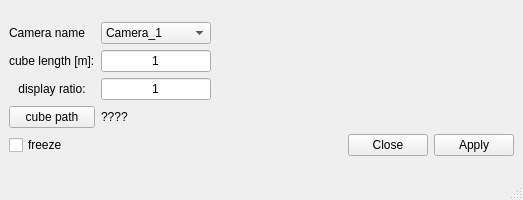
<?xml version="1.0" encoding="UTF-8"?>
<ui version="4.0">
 <class>MainWindow</class>
 <widget class="QMainWindow" name="MainWindow">
  <property name="geometry">
   <rect>
    <x>0</x>
    <y>0</y>
    <width>523</width>
    <height>200</height>
   </rect>
  </property>
  <property name="maximumSize">
   <size>
    <width>99999</width>
    <height>99999</height>
   </size>
  </property>
  <property name="windowTitle">
   <string>MainWindow</string>
  </property>
  <widget class="QWidget" name="centralwidget">
   <layout class="QGridLayout" name="gridLayout_2">
    <item row="0" column="0">
     <layout class="QGridLayout" name="gridLayout">
      <item row="2" column="1" colspan="2">
       <widget class="QLineEdit" name="lineEdit_3">
        <property name="maximumSize">
         <size>
          <width>110</width>
          <height>16777215</height>
         </size>
        </property>
        <property name="text">
         <string>1</string>
        </property>
        <property name="alignment">
         <set>Qt::AlignCenter</set>
        </property>
       </widget>
      </item>
      <item row="2" column="3">
       <spacer name="horizontalSpacer_2">
        <property name="orientation">
         <enum>Qt::Horizontal</enum>
        </property>
        <property name="sizeHint" stdset="0">
         <size>
          <width>40</width>
          <height>20</height>
         </size>
        </property>
       </spacer>
      </item>
      <item row="4" column="2">
       <spacer name="horizontalSpacer_3">
        <property name="orientation">
         <enum>Qt::Horizontal</enum>
        </property>
        <property name="sizeHint" stdset="0">
         <size>
          <width>40</width>
          <height>20</height>
         </size>
        </property>
       </spacer>
      </item>
      <item row="1" column="3">
       <spacer name="horizontalSpacer">
        <property name="orientation">
         <enum>Qt::Horizontal</enum>
        </property>
        <property name="sizeHint" stdset="0">
         <size>
          <width>40</width>
          <height>20</height>
         </size>
        </property>
       </spacer>
      </item>
      <item row="4" column="3">
       <layout class="QHBoxLayout" name="horizontalLayout">
        <item>
         <widget class="QPushButton" name="pushButton_7">
          <property name="maximumSize">
           <size>
            <width>90</width>
            <height>16777215</height>
           </size>
          </property>
          <property name="text">
           <string>Close</string>
          </property>
         </widget>
        </item>
        <item>
         <widget class="QPushButton" name="pushButton_8">
          <property name="maximumSize">
           <size>
            <width>90</width>
            <height>16777215</height>
           </size>
          </property>
          <property name="text">
           <string>Apply</string>
          </property>
         </widget>
        </item>
       </layout>
      </item>
      <item row="4" column="0">
       <widget class="QCheckBox" name="checkBox_3">
        <property name="text">
         <string>freeze</string>
        </property>
        <property name="checked">
         <bool>false</bool>
        </property>
       </widget>
      </item>
      <item row="3" column="0">
       <widget class="QPushButton" name="pushButton_4">
        <property name="minimumSize">
         <size>
          <width>50</width>
          <height>0</height>
         </size>
        </property>
        <property name="maximumSize">
         <size>
          <width>300</width>
          <height>16777215</height>
         </size>
        </property>
        <property name="sizeIncrement">
         <size>
          <width>300</width>
          <height>0</height>
         </size>
        </property>
        <property name="text">
         <string>cube path</string>
        </property>
       </widget>
      </item>
      <item row="3" column="1">
       <widget class="QLabel" name="label_8">
        <property name="maximumSize">
         <size>
          <width>421</width>
          <height>16777215</height>
         </size>
        </property>
        <property name="text">
         <string>????</string>
        </property>
       </widget>
      </item>
      <item row="0" column="0">
       <widget class="QLabel" name="label_17">
        <property name="text">
         <string>Camera name</string>
        </property>
       </widget>
      </item>
      <item row="0" column="1">
       <widget class="QComboBox" name="comboBox_2">
        <property name="maximumSize">
         <size>
          <width>110</width>
          <height>16777215</height>
         </size>
        </property>
        <item>
         <property name="text">
          <string>Camera_1</string>
         </property>
        </item>
        <item>
         <property name="text">
          <string>Camera_2</string>
         </property>
        </item>
        <item>
         <property name="text">
          <string>Camera_3</string>
         </property>
        </item>
        <item>
         <property name="text">
          <string>Camera_4</string>
         </property>
        </item>
        <item>
         <property name="text">
          <string>Camera_5</string>
         </property>
        </item>
       </widget>
      </item>
      <item row="1" column="0">
       <widget class="QLabel" name="label_3">
        <property name="text">
         <string>cube length [m]:</string>
        </property>
       </widget>
      </item>
      <item row="1" column="1">
       <widget class="QLineEdit" name="lineEdit">
        <property name="maximumSize">
         <size>
          <width>110</width>
          <height>16777215</height>
         </size>
        </property>
        <property name="text">
         <string>1</string>
        </property>
        <property name="alignment">
         <set>Qt::AlignCenter</set>
        </property>
       </widget>
      </item>
      <item row="2" column="0">
       <widget class="QLabel" name="label">
        <property name="text">
         <string>display ratio:</string>
        </property>
        <property name="alignment">
         <set>Qt::AlignCenter</set>
        </property>
       </widget>
      </item>
     </layout>
    </item>
   </layout>
  </widget>
  <widget class="QMenuBar" name="menubar">
   <property name="geometry">
    <rect>
     <x>0</x>
     <y>0</y>
     <width>523</width>
     <height>22</height>
    </rect>
   </property>
  </widget>
  <widget class="QStatusBar" name="statusbar"/>
 </widget>
 <resources/>
 <connections>
  <connection>
   <sender>pushButton_7</sender>
   <signal>clicked(bool)</signal>
   <receiver>MainWindow</receiver>
   <slot>close()</slot>
   <hints>
    <hint type="sourcelabel">
     <x>443</x>
     <y>328</y>
    </hint>
    <hint type="destinationlabel">
     <x>352</x>
     <y>326</y>
    </hint>
   </hints>
  </connection>
 </connections>
</ui>
